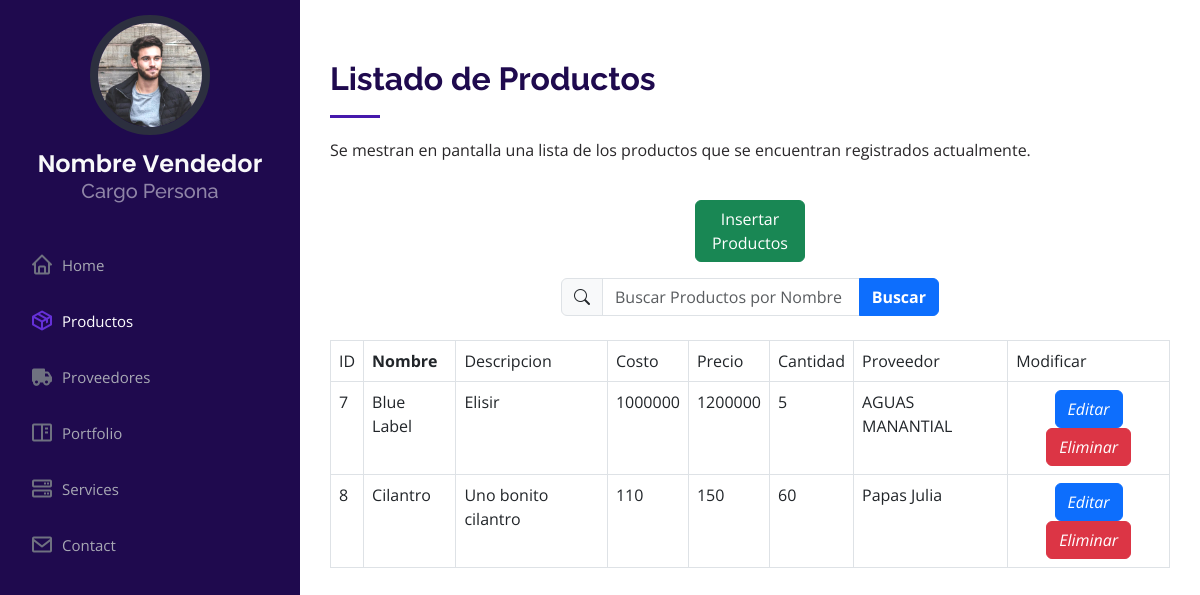
The app's page /consulta_productos.php with its own data.
### tables this page shows
CREATE TABLE `producto` (
  `id_producto` int(10) UNSIGNED NOT NULL,
  `nombre` varchar(255) DEFAULT NULL,
  `descripcion` varchar(255) DEFAULT NULL,
  `costo` float DEFAULT NULL,
  `precio` float DEFAULT NULL,
  `cantidad` int(11) DEFAULT NULL,
  `proveedor` varchar(100) DEFAULT NULL
);

### consulta_productos.php (the view, shortened to what this page needs)
<?php
include_once("conexion.php");
?>
<!DOCTYPE html>
<html lang="en">
<head>
    <link href="assets/vendor/aos/aos.css" rel="stylesheet">
    <link href="assets/vendor/bootstrap/css/bootstrap.min.css" rel="stylesheet">
    <link href="assets/vendor/bootstrap-icons/bootstrap-icons.css" rel="stylesheet">
    <link href="assets/vendor/boxicons/css/boxicons.min.css" rel="stylesheet">
    <link href="assets/vendor/glightbox/css/glightbox.min.css" rel="stylesheet">
    <link href="assets/vendor/swiper/swiper-bundle.min.css" rel="stylesheet">
    <link href="assets/css/style.css" rel="stylesheet">
</head>
<body>
    <header id="header">
        <div class="d-flex flex-column">
            <div class="profile">
                <img src="assets/img/profile-img.jpg" alt="" class="img-fluid rounded-circle">
                <h1 class="text-light">Nombre Vendedor</h1>
                <h5 class="text-white-50 text-center">Cargo Persona</h5>
            </div>
            <nav id="navbar" class="nav-menu navbar">
                <ul>
                    <li><a href="index.php" class="nav-link scrollto"><i class="bx bx-home"></i> <span>Home</span></a></li>
                    <li><a href="consulta_productos.php" class="nav-link scrollto active"><i class="bx bx-package"></i> <span>Productos</span></a></li>
                    <li><a href="consulta_proveedores.php" class="nav-link scrollto"><i class="bx bxs-truck"></i> <span>Proveedores</span></a></li>
                    <li><a href="#portfolio" class="nav-link scrollto"><i class="bx bx-book-content"></i> <span>Portfolio</span></a></li>
                    <li><a href="#services" class="nav-link scrollto"><i class="bx bx-server"></i> <span>Services</span></a></li>
                    <li><a href="#contact" class="nav-link scrollto"><i class="bx bx-envelope"></i> <span>Contact</span></a></li>
                </ul>
            </nav>
        </div>
    </header>
    <main id="main">
        <section id="about" class="about">
            <div class="container">
                <div class="section-title">
                    <h2>Listado de Productos</h2>
                    <p>Se mestran en pantalla una lista de los productos que se encuentran registrados actualmente.</p>
                </div>
                <div class="row">
                    <div class="col-lg-12 pt-4 pt-lg-0 content">
                        <div class="container">
                            <div class="row justify-content-center mb-3 mt-2">
                                <div class="col-2">
                                    <a href="insertar_productos.php" class="btn btn-success">Insertar Productos</a>
                                </div>
                            </div>
                            <div class="row justify-content-center mb-4">
                                <div class="col-6">
                                    <form name="form3" method="post" action="" class="form-search">
                                        <div class="input-group">
                                            <span class="input-group-text"><i class="bi bi-search"></i></span>
                                            <input type="text" name="buscar" autocomplete="off" class="form-control" autofocus placeholder="Buscar Productos por Nombre">
                                            <button type="submit" class="btn btn-primary"><strong>Buscar</strong></button>
                                        </div>
                                    </form>
                                </div>
                            </div>
                        </div>
                        <div class="row">
                            <div class="col-lg-12">
                            <table class="table table-bordered">
                                <tr class="well">
                                    <td>ID</td>
                                    <td><strong>Nombre</strong></td>
                                    <td>Descripcion</td>
                                    <td>Costo</td>
                                    <td>Precio</td>
                                    <td>Cantidad</td>
                                    <td>Proveedor</td>
                                    <td>Modificar</td>
                                </tr>
                                <?php
                                    if(isset($_POST['buscar'])){
                                    $buscar=($_POST['buscar']);
                                    $consulta=$conexion->query("SELECT * FROM producto WHERE nombre LIKE '%$buscar%' ORDER BY nombre DESC");
                                }else{
                                    $consulta=$conexion->query("SELECT * FROM producto");
                                }
                                while($row=$consulta->fetch_array()){
                                ?>
                                <tr>
                                    <td><?php echo $row['id_producto']; ?></td>
                                    <td><?php echo $row['nombre']; ?></td>
                                    <td><?php echo $row['descripcion']; ?></td>
                                    <td><?php echo $row['costo']; ?></td>
                                    <td><?php echo $row['precio']; ?></td>
                                    <td><?php echo $row['cantidad']; ?></td>
                                    <td><?php echo $row['proveedor']; ?></td>
                                    <td>
                                        <center>
                                            <a class="btn btn-primary" href="modificar_productos.php?
                                                id_producto=<?php echo $row['id_producto'] ?> &
                                                nombre=<?php echo $row['nombre'] ?> &
                                                descripcion=<?php echo $row['descripcion'] ?> &
                                                costo=<?php echo $row['costo'] ?> &
                                                precio=<?php echo $row['precio'] ?> &
                                                cantidad=<?php echo $row['cantidad'] ?> &
                                                proveedor=<?php echo $row['proveedor'] ?>" title="Editar">
                                                <i class="icon-edit">Editar</i>
                                            </a>
                                            <a class="btn btn-danger" href="eliminar_productos.php? id_producto=<?php echo $row['id_producto'] ?>" title="Eliminar">
                                                <i class="icon-edit">Eliminar</i>
                                            </a>
                                        </center>
                                    </td>
                                </tr>
                            <?php } ?>
                            </table>
                        </div>
                    </div>
                </div>
            </div>
        </section>
    </main>
</body>
</html>

### assets/css/style.css (style rules this page uses)
body { font-family: "Open Sans", sans-serif; color: #292729; }
a { color: #5b1de0; text-decoration: none; }
h1, h2, h3, h4, h5, h6 { font-family: "Raleway", sans-serif; }
#header { position: fixed; top: 0; left: 0; bottom: 0; width: 300px; transition: all ease-in-out 0.5s; z-index: 9997; transition: all 0.5s; padding: 0 15px; background: rgb(31, 10, 78); overflow-y: auto; }
#header .profile img { margin: 15px auto; display: block; width: 120px; border: 8px solid #2c2f3f; }
#header .profile h1 { font-size: 24px; margin: 0; padding: 0; font-weight: 600; -moz-text-align-last: center; text-align-last: center; font-family: "Poppins", sans-serif; }
#main { margin-left: 300px; }
.container, .container-fluid { padding-left: 30px; padding-right: 30px; }
.nav-menu { padding: 30px 0 0 0; }
.nav-menu * { margin: 0; padding: 0; list-style: none; }
.nav-menu>ul>li { position: relative; white-space: nowrap; }
.nav-menu a, .nav-menu a:focus { display: flex; align-items: center; color: #a8a9b4; padding: 12px 15px; margin-bottom: 8px; transition: 0.3s; font-size: 15px; }
.nav-menu a i, .nav-menu a:focus i { font-size: 24px; padding-right: 8px; color: #6f7180; }
.nav-menu a:hover, .nav-menu .active, .nav-menu .active:focus, .nav-menu li:hover>a { text-decoration: none; color: #fff; }
.nav-menu a:hover i, .nav-menu .active i, .nav-menu .active:focus i, .nav-menu li:hover>a i { color: #6530d8; }
section { padding: 60px 0; overflow: hidden; }
.section-title { padding-bottom: 30px; }
.section-title h2 { font-size: 32px; font-weight: bold; margin-bottom: 20px; padding-bottom: 20px; position: relative; color: rgb(31, 10, 78); }
.section-title h2::after { content: ""; position: absolute; display: block; width: 50px; height: 3px; background: #4618AC; bottom: 0; left: 0; }
.section-title p { margin-bottom: 0; }

### records on screen
producto: id_producto "7", nombre "Blue Label", descripcion "Elisir", costo "1000000", precio "1200000", cantidad "5", proveedor "AGUAS MANANTIAL"
producto: id_producto "8", nombre "Cilantro", descripcion "Uno bonito cilantro", costo "110", precio "150", cantidad "60", proveedor "Papas Julia"
